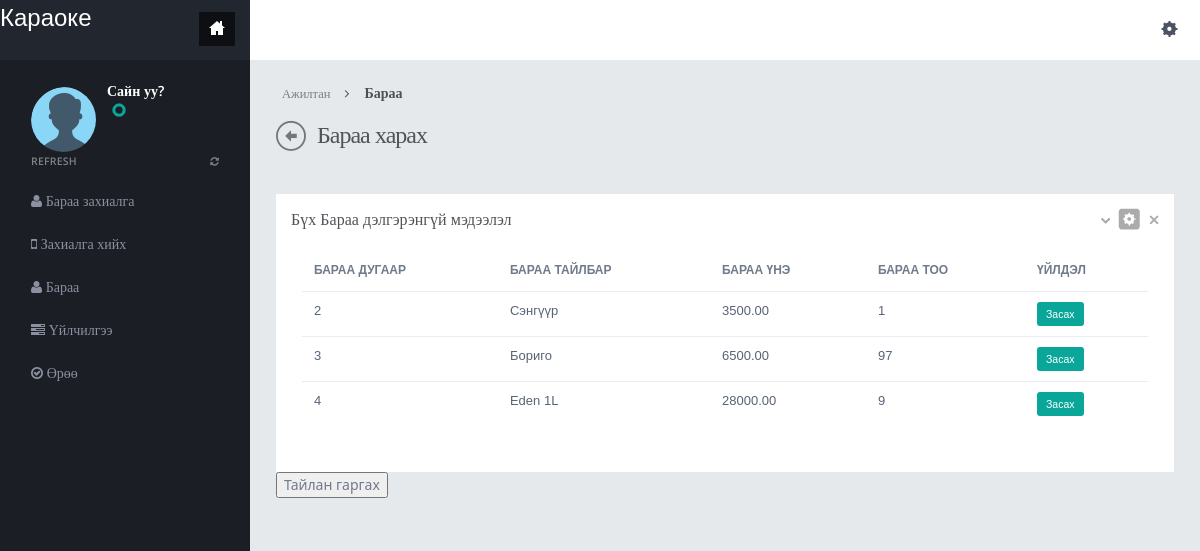
The page /product.php on the database its author committed.
### tables this page shows
CREATE TABLE `products` (
  `ProductID` int(11) NOT NULL,
  `Name` varchar(255) DEFAULT NULL,
  `Price` decimal(10,2) DEFAULT NULL,
  `Quantity` int(11) DEFAULT NULL
);

### product.php (the view, shortened to what this page needs)
<?php
include("dbconnection.php");
?>
<!DOCTYPE html>
<html>
<head>
<link href="assets/plugins/pace/pace-theme-flash.css" rel="stylesheet" type="text/css" media="screen"/>
<link href="assets/plugins/bootstrap-wysihtml5/bootstrap-wysihtml5.css" rel="stylesheet" type="text/css"/>
<link href="assets/plugins/boostrapv3/css/bootstrap.min.css" rel="stylesheet" type="text/css"/>
<link href="assets/plugins/boostrapv3/css/bootstrap-theme.min.css" rel="stylesheet" type="text/css"/>
<link href="assets/plugins/font-awesome/css/font-awesome.css" rel="stylesheet" type="text/css"/>
<link href="assets/css/animate.min.css" rel="stylesheet" type="text/css"/>
<link href="assets/plugins/jquery-scrollbar/jquery.scrollbar.css" rel="stylesheet" type="text/css"/>
<link href="assets/css/style.css" rel="stylesheet" type="text/css"/>
<link href="assets/css/responsive.css" rel="stylesheet" type="text/css"/>
<link href="assets/css/custom-icon-set.css" rel="stylesheet" type="text/css"/>
</head>
<body class="">
<?php include("header.php");?>
<div class="page-container row">
  <?php include("leftbar.php");?>
    </div>
  </div>
  <div class="page-content">
    <div class="content">
      <ul class="breadcrumb">
        <li>
          <p>Ажилтан</p>
        </li>
        <li><a href="#" class="active">Бараа</a></li>
      </ul>
      <div class="page-title"> <i class="icon-custom-left"></i>
        <h3>Бараа харах</h3>
      </div>
      <br>
      <div class="row">
                    <div class="col-md-12">
                        <div class="row">
                            <div class="col-md-12">
                                <div class="grid simple ">
                                    <div class="grid-title no-border">
                                        	<h4>Бүх Бараа дэлгэрэнгүй мэдээлэл</h4>
                                        <div class="tools">	<a href="javascript:;" class="collapse"></a>
											<a href="product-regist.php"  class="config"></a>
											<a href="javascript:;" class="remove"></a>
                                        </div>
                                    </div>
                                    <div class="grid-body no-border">
                                            <table class="table table-hover no-more-tables" id="dataTable">
                                                <thead>
                                                    <tr>
                                                        <th>Бараа дугаар</th>
                                                        <th>Бараа тайлбар</th>
                                                        <th>Бараа үнэ</th>
                                                        <th>Бараа тоо</th>
                                                        <th>Үйлдэл</th>
                                                    </tr>
                                                </thead>
                                                <tbody>
                                                <?php $ret=mysqli_query($con,"select * from products");
												while($row=mysqli_fetch_array($ret))
												{
												?>
                                                    <tr>
                                                        <td><?php echo $row['ProductID'];?></td>
                                                        <td><?php echo $row['Name'];?></td>
                                                        <td><?php echo $row['Price'];?></td>
                                                        <td><?php echo $row['Quantity'];?></td>
                                                          <td>
    <form name="abc" action="" method="post">
        <a href="edit-product.php?id=<?php echo $row['ProductID'];?>" class="btn btn-primary btn-xs btn-mini">Засах</a>
    </form>
</td>
                                                    </tr>
                                                    <?php  } ?>
                                                </tbody>
                                            </table>
                                    </div>
                                     <?php
                                     if($_SESSION['Roll'] == 'reseption'){ ?>
                                    <?php } else {?>
                                      <button id="exportButton">Тайлан гаргах</button>
                                    <?php } ?>
                                </div>
                            </div>
                        </div>
                    </div>
					</div>
                </div>
            </div>
        </div>
</body>
</html>

### assets/css/responsive.css (style rules this page uses)
@media (min-width: 980px) { .page-content { margin-left: 250px; min-height: 100%; } }

### rows shown on the page
products: ProductID "2", Name "Сэнгүүр", Price "3500.00", Quantity "1"
products: ProductID "3", Name "Бориго", Price "6500.00", Quantity "97"
products: ProductID "4", Name "Eden 1L", Price "28000.00", Quantity "9"
